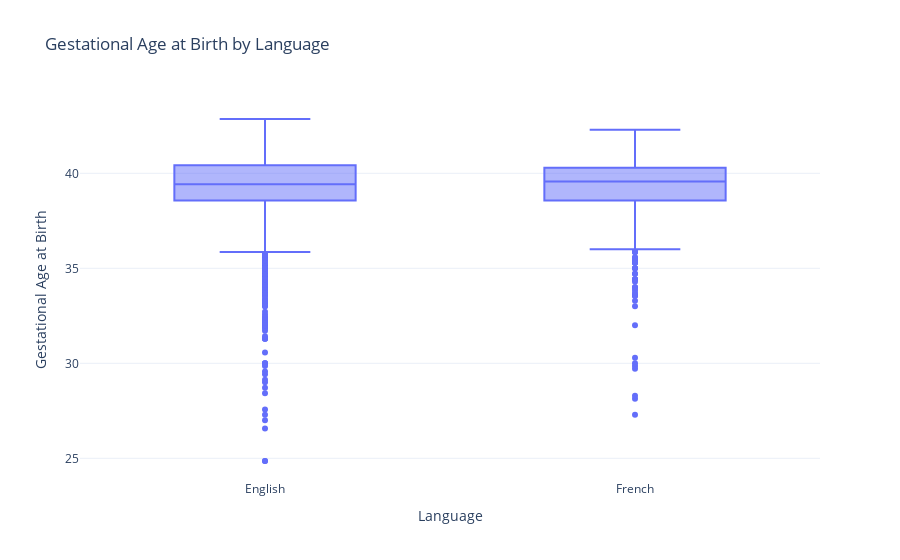

Notebook code cell kept with this figure:
### Code cell
#Create a boxplot of the Gestational Age at Birth by Language
fig = px.box(
    df,
    x='Language',
    y='Gestational_Age_At_Birth',
    title='Gestational Age at Birth by Language'
)
fig.update_layout(
    xaxis_title='Language',
    yaxis_title='Gestational Age at Birth'
)
fig.show()

### Figure 1 — Plotly figure (JSON) as saved in the notebook; plotly's stock layout.template omitted (floating-point values rounded to 4 significant figures; data arrays with more than 128 entries replaced by an {"elided": "..."} marker saying what was removed)
{"data": [{"alignmentgroup": "True", "hovertemplate": "Language=%{x}<br>Gestational_Age_At_Birth=%{y}<extra></extra>", "legendgroup": "", "marker": {"color": "#636efa"}, "name": "", "notched": false, "offsetgroup": "", "orientation": "v", "showlegend": false, "type": "box", "x": {"elided": "10772 str values"}, "x0": " ", "xaxis": "x", "y": {"elided": "10772 float values"}, "y0": " ", "yaxis": "y"}], "layout": {"boxmode": "group", "legend": {"tracegroupgap": 0}, "title": {"text": "Gestational Age at Birth by Language"}, "xaxis": {"anchor": "y", "domain": [0, 1], "title": {"text": "Language"}}, "yaxis": {"anchor": "x", "domain": [0, 1], "title": {"text": "Gestational Age at Birth"}}}}
